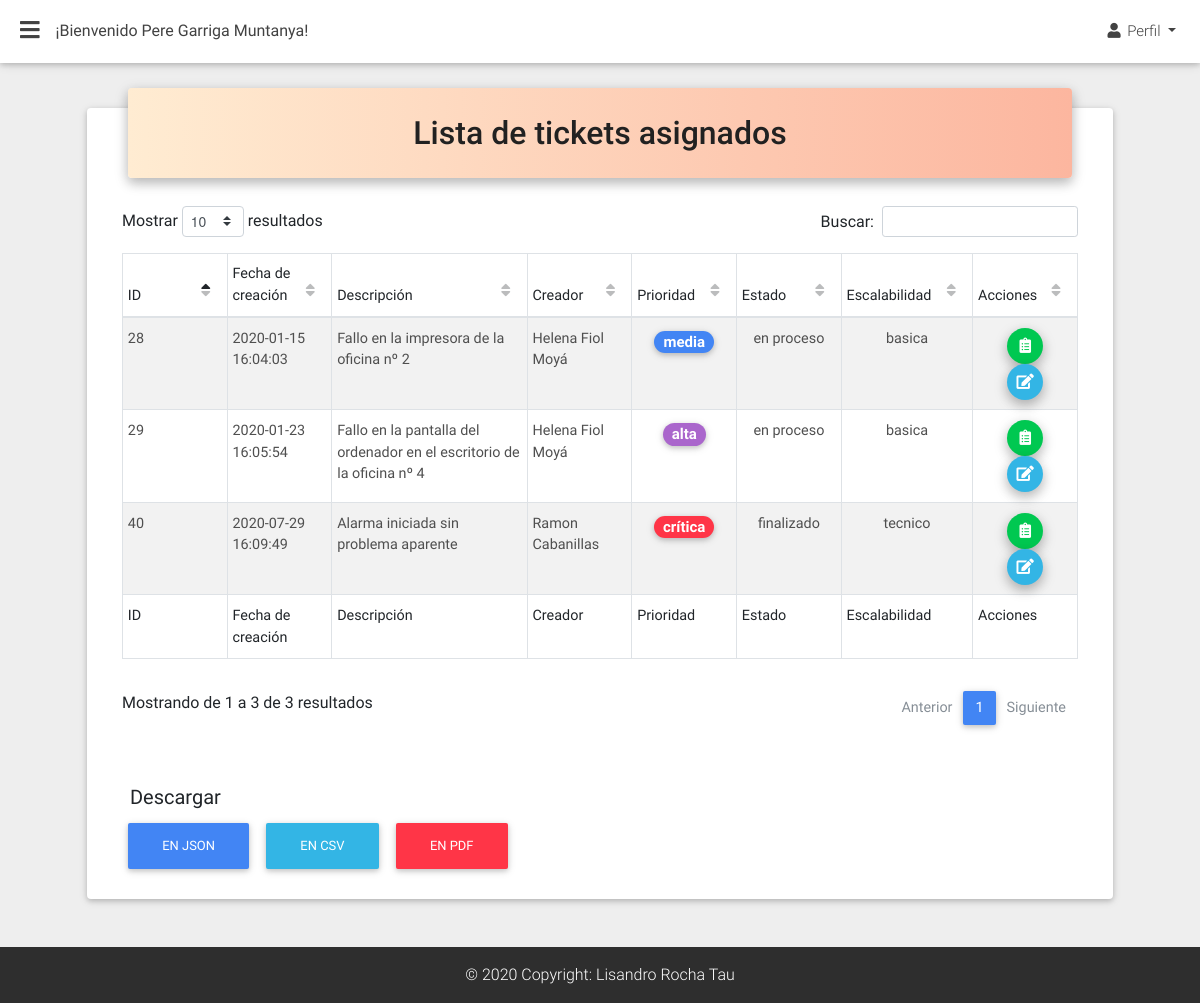
The app's page /practica/admin/tecnico/dashboardTecnico.php (signed in) with its own data.
### tables this page shows
CREATE TABLE `tickets` (
  `id` int(9) NOT NULL,
  `fecha` datetime NOT NULL,
  `descripcion` text NOT NULL,
  `creador` int(5) NOT NULL,
  `tecnico` int(5) DEFAULT NULL,
  `prioridad` varchar(9) NOT NULL,
  `estado` varchar(10) NOT NULL,
  `escalabilidad` varchar(10) NOT NULL
);

CREATE TABLE `usuarios` (
  `id` int(9) NOT NULL,
  `nombre` varchar(100) NOT NULL,
  `user` varchar(20) NOT NULL,
  `password` varchar(255) NOT NULL,
  `nivel` int(2) NOT NULL
);

### practica/admin/tecnico/dashboardTecnico.php (the view, shortened to what this page needs)
<?php
include_once 'templates/header.php';
include_once 'funciones/funciones.php';
?>
<main>
  <div class="container-fluid">
    <div class="card card-cascade narrower">
      <section>
        <div class="row">
          <div class="col-xl-12 col-lg-12 mr-0 pb-2">
            <div class="view view-cascade gradient-card-header juicy-peach-gradient text-dark">
              <h2 class="h2-responsive mb-0 font-weight-500">Lista de tickets asignados</h2>
            </div>
            <div class="card-body card-body-cascade pb-0">
              <div class="col-md-12 table-responsive">
                <table id="tabladedatos" class="table table-striped table-bordered table-sm" cellspacing="0" width="100%">
                  <thead>
                    <tr>
                      <th class="th-sm">ID
                      </th>
                      <th class="th-sm">Fecha de creación
                      </th>
                      <th class="th-sm">Descripción
                      </th>
                      <th class="th-sm">Creador
                      </th>
                      <th class="th-sm">Prioridad
                      </th>
                      <th class="th-sm">Estado
                      </th>
                      <th class="th-sm">Escalabilidad
                      </th>
                      <th class="th-sm">Acciones
                      </th>
                    </tr>
                  </thead>
                  <tbody>
                    <?php
                    try {
                      $id_tecnico = $_SESSION['id'];
                      $sql = "SELECT * FROM tickets WHERE tecnico = $id_tecnico";
                      $resultado = $conn->query($sql);
                    } catch (Exception $e) {
                      $error = $e->getMessage();
                      echo $error;
                    }
                    while($ticket = $resultado->fetch_assoc()) {
                      try {
                        $id_creador = $ticket['creador'];
                        $resultado_creador = $conn->query("SELECT nombre FROM usuarios WHERE id = $id_creador;");
                        $nombre_creador = $resultado_creador->fetch_assoc();
                      } catch (Exception $e) {
                        $error = $e->getMessage();
                        echo $error;
                      }
                      if ($ticket['prioridad'] == 'baja') {
                        $color = "badge-default";
                      } else if ($ticket['prioridad'] == 'media') {
                        $color = "badge-primary";
                      } else if ($ticket['prioridad'] == 'alta') {
                        $color = "badge-secondary";
                      } else if ($ticket['prioridad'] == 'grave') {
                        $color = "badge-warning";
                      } else {
                        $color = "badge-danger";
                      }
                      ?>
                      <tr>
                        <td><?php echo $ticket['id']; ?></td>
                        <td><?php echo $ticket['fecha']; ?></td>
                        <td><?php echo $ticket['descripcion']; ?></td>
                        <td><?php echo $nombre_creador['nombre']; ?></td>
                        <td class="text-center font-weight-bold"><h5><span class="badge badge-pill <?php echo $color; ?>"><?php echo $ticket['prioridad']; ?></span></h5></td>
                        <td class="text-center"><?php echo $ticket['estado']; ?></td>
                        <td class="text-center"><?php echo $ticket['escalabilidad']; ?></td>
                        <td class="text-center">
                          <a href="historico-ticket.php?id=<?php echo $ticket['id']; ?>" class="btn-floating btn-sm success-color my-0 waves-effect waves-light ml-3 mr-3">
                            <i class="fas fa-clipboard-list dark-text"></i>
                          </a>
                          <a href="editar-ticket.php?id=<?php echo $ticket['id']; ?>" class="btn-floating btn-sm info-color my-0 waves-effect waves-light ml-3 mr-3">
                            <i class="fas fa-edit dark-text"></i>
                          </a>
                        </td>
                      </tr>
                      <?php } ?>
                  </tbody>
                  <tfoot>
                    <tr>
                      <th>ID
                      </th>
                      <th>Fecha de creación
                      </th>
                      <th>Descripción
                      </th>
                      <th>Creador
                      </th>
                      <th>Prioridad
                      </th>
                      <th>Estado
                      </th>
                      <th>Escalabilidad
                      </th>
                      <th>Acciones
                      </th>
                    </tr>
                  </tfoot>
                </table>
        </div>
      </div>
    </div>
  </div>
  <div class="row">
    <div class="col-xl-12 col-lg-12 mr-0 pb-2">
      <div class="card-body card-body-cascade pb-0">
        <div class="col-md-12">
          <h5 class="ml-2">Descargar</h5>
      <p class="lead">
        <button id="json" class="btn btn-primary">EN JSON</button>
        <button id="csv" class="btn btn-info">EN CSV</button>
        <button class="btn btn-danger" onclick="return xepOnline.Formatter.Format('tabladedatos',{render:'download'});">EN PDF</button>
      </p>
      </div>
      </div>
    </div>
  </div>
</section>
</div>
</div>
</main>
<?php include_once 'templates/footer.php'; ?>

### records on screen
tickets: id "28", fecha "2020-01-15 16:04:03", descripcion "Fallo en la impresora de la oficina nº 2", usuarios.nombre "Helena Fiol Moyá", prioridad "media", estado "en proceso", escalabilidad "basica"
tickets: id "29", fecha "2020-01-23 16:05:54", descripcion "Fallo en la pantalla del ordenador en el escritorio de la oficina nº 4", usuarios.nombre "Helena Fiol Moyá", prioridad "alta", estado "en proceso", escalabilidad "basica"
tickets: id "40", fecha "2020-07-29 16:09:49", descripcion "Alarma iniciada sin problema aparente", usuarios.nombre "Ramon Cabanillas", prioridad "crítica", estado "finalizado", escalabilidad "tecnico"

### other values on screen
$_SESSION['nombre'] "Pere Garriga Muntanya"
